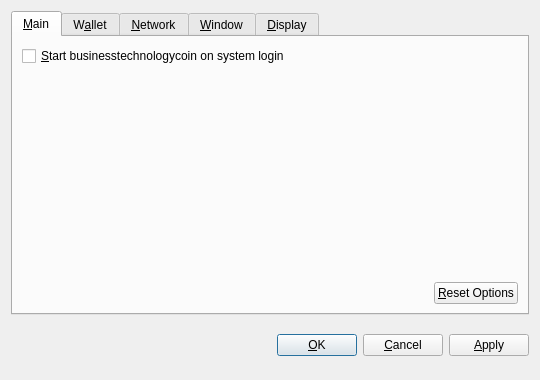
<?xml version="1.0" encoding="UTF-8"?>
<ui version="4.0">
 <class>OptionsDialog</class>
 <widget class="QDialog" name="OptionsDialog">
  <property name="geometry">
   <rect>
    <x>0</x>
    <y>0</y>
    <width>540</width>
    <height>380</height>
   </rect>
  </property>
  <property name="windowTitle">
   <string>Options</string>
  </property>
  <property name="modal">
   <bool>true</bool>
  </property>
  <layout class="QVBoxLayout" name="verticalLayout">
   <item>
    <widget class="QTabWidget" name="tabWidget">
     <property name="tabPosition">
      <enum>QTabWidget::North</enum>
     </property>
     <property name="currentIndex">
      <number>0</number>
     </property>
     <widget class="QWidget" name="tabMain">
      <attribute name="title">
       <string>&amp;Main</string>
      </attribute>
      <layout class="QVBoxLayout" name="verticalLayout_Main">
       <item>
        <widget class="QCheckBox" name="bitcoinAtStartup">
         <property name="toolTip">
          <string>Automatically start businesstechnologycoin after logging in to the system.</string>
         </property>
         <property name="text">
          <string>&amp;Start businesstechnologycoin on system login</string>
         </property>
        </widget>
       </item>
       <item>
        <spacer name="verticalSpacer_Main">
         <property name="orientation">
          <enum>Qt::Vertical</enum>
         </property>
         <property name="sizeHint" stdset="0">
          <size>
           <width>20</width>
           <height>40</height>
          </size>
         </property>
        </spacer>
       </item>
       <item>
        <layout class="QHBoxLayout" name="horizontalLayout_2_Main">
         <item>
          <spacer name="horizontalSpacer_2_Main">
           <property name="orientation">
            <enum>Qt::Horizontal</enum>
           </property>
           <property name="sizeHint" stdset="0">
            <size>
             <width>40</width>
             <height>20</height>
            </size>
           </property>
          </spacer>
         </item>
         <item>
          <widget class="QPushButton" name="resetButton">
           <property name="toolTip">
            <string>Reset all client options to default.</string>
           </property>
           <property name="text">
            <string>&amp;Reset Options</string>
           </property>
           <property name="autoDefault">
            <bool>false</bool>
           </property>
          </widget>
         </item>
        </layout>
       </item>
      </layout>
     </widget>
     <widget class="QWidget" name="tabWallet">
      <attribute name="title">
       <string>W&amp;allet</string>
      </attribute>
      <layout class="QVBoxLayout" name="verticalLayout_Network">
       <item>
        <widget class="QLabel" name="transactionFeeInfoLabel">
         <property name="text">
          <string>Optional transaction fee per kB that helps make sure your transactions are processed quickly. Most transactions are 1 kB.</string>
         </property>
         <property name="textFormat">
          <enum>Qt::PlainText</enum>
         </property>
         <property name="wordWrap">
          <bool>true</bool>
         </property>
        </widget>
       </item>
       <item>
        <layout class="QHBoxLayout" name="horizontalLayout_1_Main">
         <item>
          <widget class="QLabel" name="transactionFeeLabel">
           <property name="text">
            <string>Pay transaction &amp;fee</string>
           </property>
           <property name="textFormat">
            <enum>Qt::PlainText</enum>
           </property>
           <property name="buddy">
            <cstring>transactionFee</cstring>
           </property>
          </widget>
         </item>
         <item>
          <widget class="BitcoinAmountField" name="transactionFee"/>
         </item>
         <item>
          <spacer name="horizontalSpacer_1_Main">
           <property name="orientation">
            <enum>Qt::Horizontal</enum>
           </property>
           <property name="sizeHint" stdset="0">
            <size>
             <width>40</width>
             <height>20</height>
            </size>
           </property>
          </spacer>
         </item>
        </layout>
       </item>
       <item>
        <widget class="QLabel" name="label">
         <property name="text">
          <string>If you disable the spending of unconfirmed change, the change from a transaction cannot be used until that transaction has at least one confirmation. This also affects how your balance is computed.</string>
         </property>
         <property name="wordWrap">
          <bool>true</bool>
         </property>
        </widget>
       </item>
       <item>
        <widget class="QCheckBox" name="spendZeroConfChange">
         <property name="text">
          <string>Spend unconfirmed change  (experts only)</string>
         </property>
        </widget>
       </item>
       <item>
        <spacer name="verticalSpacer">
         <property name="orientation">
          <enum>Qt::Vertical</enum>
         </property>
         <property name="sizeHint" stdset="0">
          <size>
           <width>20</width>
           <height>40</height>
          </size>
         </property>
        </spacer>
       </item>
      </layout>
     </widget>
     <widget class="QWidget" name="tabNetwork">
      <attribute name="title">
       <string>&amp;Network</string>
      </attribute>
      <layout class="QVBoxLayout" name="verticalLayout_Network">
       <item>
        <widget class="QCheckBox" name="mapPortUpnp">
         <property name="toolTip">
          <string>Automatically open the businesstechnologycoin client port on the router. This only works when your router supports UPnP and it is enabled.</string>
         </property>
         <property name="text">
          <string>Map port using &amp;UPnP</string>
         </property>
        </widget>
       </item>
       <item>
        <widget class="QCheckBox" name="connectSocks">
         <property name="toolTip">
          <string>Connect to the businesstechnologycoin network through a SOCKS proxy (e.g. when connecting through Tor).</string>
         </property>
         <property name="text">
          <string>&amp;Connect through SOCKS proxy:</string>
         </property>
        </widget>
       </item>
       <item>
        <layout class="QHBoxLayout" name="horizontalLayout_Network">
         <item>
          <widget class="QLabel" name="proxyIpLabel">
           <property name="text">
            <string>Proxy &amp;IP:</string>
           </property>
           <property name="textFormat">
            <enum>Qt::PlainText</enum>
           </property>
           <property name="buddy">
            <cstring>proxyIp</cstring>
           </property>
          </widget>
         </item>
         <item>
          <widget class="QValidatedLineEdit" name="proxyIp">
           <property name="maximumSize">
            <size>
             <width>140</width>
             <height>16777215</height>
            </size>
           </property>
           <property name="toolTip">
            <string>IP address of the proxy (e.g. 127.0.0.1)</string>
           </property>
          </widget>
         </item>
         <item>
          <widget class="QLabel" name="proxyPortLabel">
           <property name="text">
            <string>&amp;Port:</string>
           </property>
           <property name="textFormat">
            <enum>Qt::PlainText</enum>
           </property>
           <property name="buddy">
            <cstring>proxyPort</cstring>
           </property>
          </widget>
         </item>
         <item>
          <widget class="QLineEdit" name="proxyPort">
           <property name="maximumSize">
            <size>
             <width>55</width>
             <height>16777215</height>
            </size>
           </property>
           <property name="toolTip">
            <string>Port of the proxy (e.g. 9050)</string>
           </property>
          </widget>
         </item>
         <item>
          <widget class="QLabel" name="socksVersionLabel">
           <property name="text">
            <string>SOCKS &amp;Version:</string>
           </property>
           <property name="textFormat">
            <enum>Qt::PlainText</enum>
           </property>
           <property name="buddy">
            <cstring>socksVersion</cstring>
           </property>
          </widget>
         </item>
         <item>
          <widget class="QValueComboBox" name="socksVersion">
           <property name="toolTip">
            <string>SOCKS version of the proxy (e.g. 5)</string>
           </property>
          </widget>
         </item>
         <item>
          <spacer name="horizontalSpacer_Network">
           <property name="orientation">
            <enum>Qt::Horizontal</enum>
           </property>
           <property name="sizeHint" stdset="0">
            <size>
             <width>40</width>
             <height>20</height>
            </size>
           </property>
          </spacer>
         </item>
        </layout>
       </item>
       <item>
        <spacer name="verticalSpacer_Network">
         <property name="orientation">
          <enum>Qt::Vertical</enum>
         </property>
         <property name="sizeHint" stdset="0">
          <size>
           <width>20</width>
           <height>40</height>
          </size>
         </property>
        </spacer>
       </item>
      </layout>
     </widget>
     <widget class="QWidget" name="tabWindow">
      <attribute name="title">
       <string>&amp;Window</string>
      </attribute>
      <layout class="QVBoxLayout" name="verticalLayout_Window">
       <item>
        <widget class="QCheckBox" name="minimizeToTray">
         <property name="toolTip">
          <string>Show only a tray icon after minimizing the window.</string>
         </property>
         <property name="text">
          <string>&amp;Minimize to the tray instead of the taskbar</string>
         </property>
        </widget>
       </item>
       <item>
        <widget class="QCheckBox" name="minimizeOnClose">
         <property name="toolTip">
          <string>Minimize instead of exit the application when the window is closed. When this option is enabled, the application will be closed only after selecting Quit in the menu.</string>
         </property>
         <property name="text">
          <string>M&amp;inimize on close</string>
         </property>
        </widget>
       </item>
       <item>
        <spacer name="verticalSpacer_Window">
         <property name="orientation">
          <enum>Qt::Vertical</enum>
         </property>
         <property name="sizeHint" stdset="0">
          <size>
           <width>20</width>
           <height>40</height>
          </size>
         </property>
        </spacer>
       </item>
      </layout>
     </widget>
     <widget class="QWidget" name="tabDisplay">
      <attribute name="title">
       <string>&amp;Display</string>
      </attribute>
      <layout class="QVBoxLayout" name="verticalLayout_Display">
       <item>
        <layout class="QHBoxLayout" name="horizontalLayout_1_Display">
         <item>
          <widget class="QLabel" name="langLabel">
           <property name="text">
            <string>User Interface &amp;language:</string>
           </property>
           <property name="textFormat">
            <enum>Qt::PlainText</enum>
           </property>
           <property name="buddy">
            <cstring>lang</cstring>
           </property>
          </widget>
         </item>
         <item>
          <widget class="QValueComboBox" name="lang">
           <property name="toolTip">
            <string>The user interface language can be set here. This setting will take effect after restarting businesstechnologycoin.</string>
           </property>
          </widget>
         </item>
        </layout>
       </item>
       <item>
        <layout class="QHBoxLayout" name="horizontalLayout_2_Display">
         <item>
          <widget class="QLabel" name="unitLabel">
           <property name="text">
            <string>&amp;Unit to show amounts in:</string>
           </property>
           <property name="textFormat">
            <enum>Qt::PlainText</enum>
           </property>
           <property name="buddy">
            <cstring>unit</cstring>
           </property>
          </widget>
         </item>
         <item>
          <widget class="QValueComboBox" name="unit">
           <property name="toolTip">
            <string>Choose the default subdivision unit to show in the interface and when sending coins.</string>
           </property>
          </widget>
         </item>
        </layout>
       </item>
       <item>
        <widget class="QCheckBox" name="displayAddresses">
         <property name="toolTip">
          <string>Whether to show businesstechnologycoin addresses in the transaction list or not.</string>
         </property>
         <property name="text">
          <string>&amp;Display addresses in transaction list</string>
         </property>
        </widget>
       </item>
       <item>
        <widget class="QCheckBox" name="coinControlFeatures">
         <property name="toolTip">
          <string>Whether to show coin control features or not.</string>
         </property>
         <property name="text">
          <string>Display coin &amp;control features (experts only!)</string>
         </property>
        </widget>
       </item>
       <item>
        <spacer name="verticalSpacer_Display">
         <property name="orientation">
          <enum>Qt::Vertical</enum>
         </property>
         <property name="sizeHint" stdset="0">
          <size>
           <width>20</width>
           <height>40</height>
          </size>
         </property>
        </spacer>
       </item>
      </layout>
     </widget>
    </widget>
   </item>
   <item>
    <layout class="QHBoxLayout" name="horizontalLayout_Buttons">
     <item>
      <spacer name="horizontalSpacer_1">
       <property name="orientation">
        <enum>Qt::Horizontal</enum>
       </property>
       <property name="sizeHint" stdset="0">
        <size>
         <width>40</width>
         <height>48</height>
        </size>
       </property>
      </spacer>
     </item>
     <item>
      <widget class="QLabel" name="statusLabel">
       <property name="font">
        <font>
         <weight>75</weight>
         <bold>true</bold>
        </font>
       </property>
       <property name="text">
        <string/>
       </property>
       <property name="textFormat">
        <enum>Qt::PlainText</enum>
       </property>
       <property name="wordWrap">
        <bool>true</bool>
       </property>
      </widget>
     </item>
     <item>
      <spacer name="horizontalSpacer_2">
       <property name="orientation">
        <enum>Qt::Horizontal</enum>
       </property>
       <property name="sizeHint" stdset="0">
        <size>
         <width>40</width>
         <height>48</height>
        </size>
       </property>
      </spacer>
     </item>
     <item>
      <widget class="QPushButton" name="okButton">
       <property name="text">
        <string>&amp;OK</string>
       </property>
      </widget>
     </item>
     <item>
      <widget class="QPushButton" name="cancelButton">
       <property name="text">
        <string>&amp;Cancel</string>
       </property>
       <property name="autoDefault">
        <bool>false</bool>
       </property>
      </widget>
     </item>
     <item>
      <widget class="QPushButton" name="applyButton">
       <property name="text">
        <string>&amp;Apply</string>
       </property>
       <property name="autoDefault">
        <bool>false</bool>
       </property>
      </widget>
     </item>
    </layout>
   </item>
  </layout>
 </widget>
 <customwidgets>
  <customwidget>
   <class>BitcoinAmountField</class>
   <extends>QSpinBox</extends>
   <header>bitcoinamountfield.h</header>
  </customwidget>
  <customwidget>
   <class>QValueComboBox</class>
   <extends>QComboBox</extends>
   <header>qvaluecombobox.h</header>
  </customwidget>
  <customwidget>
   <class>QValidatedLineEdit</class>
   <extends>QLineEdit</extends>
   <header>qvalidatedlineedit.h</header>
  </customwidget>
 </customwidgets>
 <resources/>
 <connections/>
</ui>
